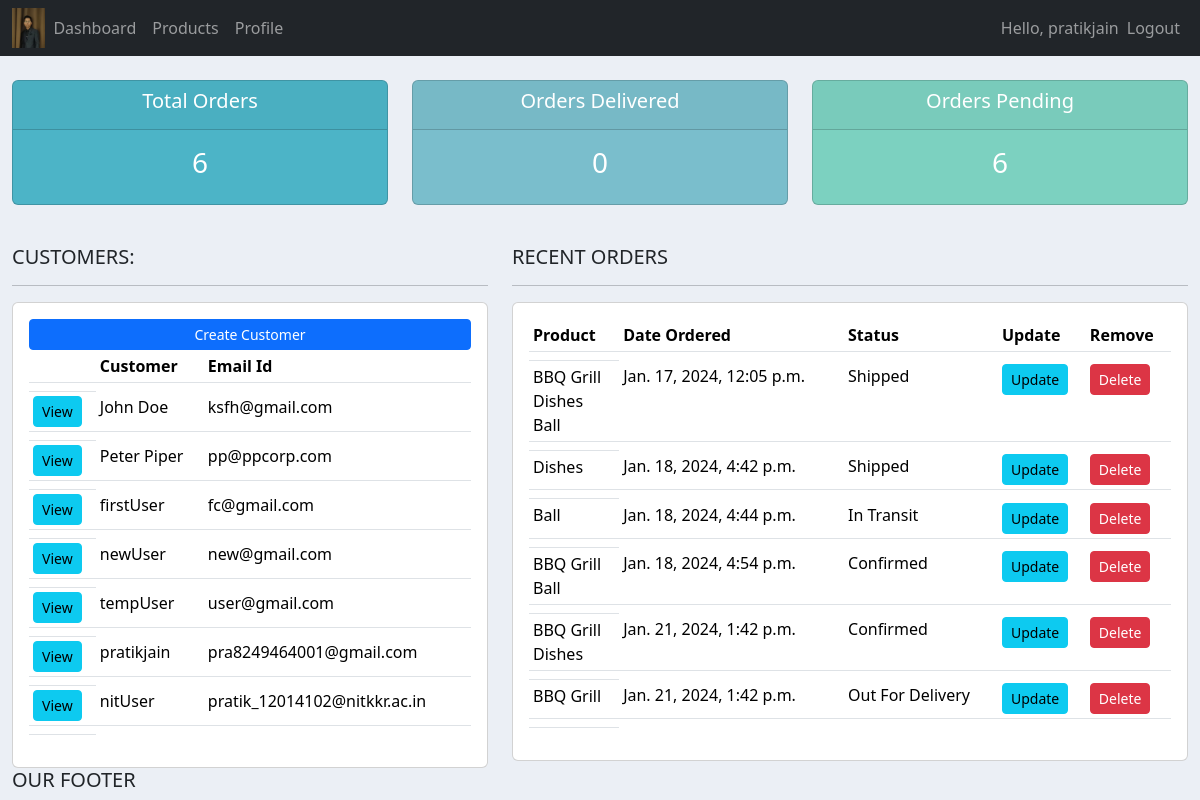
/home_admin/ (signed in), run on the app's committed database.
### accounts/models.py (models this page shows, shortened)
class Customer(models.Model):
    user = models.OneToOneField(User,on_delete=models.CASCADE,null=True)
    name = models.CharField(max_length=200,null=True,blank=True)
    phone = models.CharField(max_length=200,null=True,blank=True)
    email = models.CharField(max_length=200,null=True,blank=True)
    profile_pic = models.ImageField(default='avatar.png',null=True, blank=True)
    date_created = models.DateTimeField(auto_now_add=True,null=True)

class Product(models.Model):
    CATEGORY = [
            ('Indoor','Indoor'),
            ('Outdoor','Outdoor')
            ]
    name = models.CharField(max_length=200,null=True)
    price = models.FloatField(null=True)
    category = models.CharField(max_length=200,null=True,choices=CATEGORY)
    date_created = models.DateTimeField(auto_now_add=True,null=True)
    description = models.CharField(max_length=200,null=True,blank=True)
    tag = models.ManyToManyField(Tag)

class Order(models.Model):
    STATUS = [
            ('Confirmation Pending','Confirmation Pending'),
            ('Confirmed','Confirmed'),
            ('Shipped','Shipped'),
            ('In Transit','In Transit'),
            ('Out For Delivery','Out For Delivery'),
            ('Delivered','Delivered')
            ]
    customer = models.ForeignKey(Customer,null=True,on_delete=models.SET_NULL)
    product = models.ManyToManyField(Product)
    date_created = models.DateTimeField(auto_now_add=True,null=True)
    status = models.CharField(max_length=200,null=True,choices=STATUS,default='Confirmation Pending')

### users/decorators.py (the view)
        def wrapper_func(request,*args,**kwargs):
            groups = request.user.groups.all()
            for group in groups :
                if group.name in allowed_roles :
                    return view_func(request,*args,**kwargs)
            return HttpResponse(render(request,'users/unauthorised.html'),status=401)

### accounts/views.py (called while the page is built)
@login_required
@allowed_users(['Admin'])
def home_admin(request):
    orders = Order.objects.all()
    customers = Customer.objects.all()
    total_orders = orders.count()
    orders_delivered = orders.filter(status='Delivered').count()
    orders_pending = orders.exclude(status='Delivered').count()
    context = {
            'customers' : customers,
            'orders' : orders,
            'total_orders_count' : total_orders,
            'orders_delivered_count' : orders_delivered,
            'orders_pending_count' : orders_pending,
            'user_is_admin' : True,
    }
    return render(request,'accounts/dashboard.html',context)

### accounts/templates/accounts/dashboard.html
{% extends 'accounts/main.html' %}
{% block body %}
{% include 'accounts/status.html' %}
<br>
<div class="row">
  <div class="col-md-5">
    <h5>CUSTOMERS:</h5>
    <hr>
    <div class="card card-body">
      <a class="btn btn-primary btn-sm btn-block" href="">Create Customer
      </a>
      <table class="table table-sm">
        <tr>
          <td></td>
          <th>Customer</th>
          <th>Email Id</th>
        </tr>
        <tr><th></th></tr>
        {% for customer in customers %}
            <tr>
              <td><a class="btn btn-sm btn-info" href="{% url 'customer' customer_id=customer.id %}">View</a></td>
              <td>{{ customer.name }}</td>
              <td>{{ customer.email }}</td>
            </tr>
            <tr><th></th></tr>
        {% endfor %}
      </table>
    </div>
  </div>
  <div class="col-md-7">
    <h5>RECENT ORDERS</h5>
    <hr>
    <div class="card card-body">
      <table class="table table-sm">
        <tr>
          <th>Product</th>
          <th>Date Ordered</th>
          <th>Status</th>
          <th>Update</th>
          <th>Remove</th>
        </tr>
        <tr><th></th></tr>
        {% for order in orders %}
            <tr>
              <td>
                {% for product in order.product.all %}
                    {{ product.name }}
                    <br>
                {% endfor %}
              </td>
              <td>{{ order.date_created }}</td>
              <td>{{ order.status }}</td>
              <td><a href="{% url 'update_order' order_id=order.id %}" class="btn btn-sm btn-info">Update</a></td>
              <td><a href="{% url 'delete_order' order_id=order.id %}" class="btn btn-sm btn-danger">Delete</a></td>
            </tr>
            <tr><th></th></tr>
        {% endfor %}
      </table>
    </div>
  </div>
</div>
{% endblock %}

### accounts/templates/accounts/main.html (shortened to what this page needs)
{% load static %}
<!DOCTYPE html>
<html lang="en">
<head>
    <link href="https://cdn.jsdelivr.net/npm/bootstrap@5.3.2/dist/css/bootstrap.min.css" rel="stylesheet">
    <link rel="stylesheet" href="{% static 'css/main.css' %}">
</head>
<body>
    {% include 'accounts/navbar.html' %}
    <div class="container-fluid">
      {% block body %}
      {% endblock %}
      <h5>OUR FOOTER</h5>
    </div>
</body>
</html>

### accounts/templates/accounts/navbar.html (shortened to what this page needs)
{% load static %}
<nav class="navbar navbar-expand-lg navbar-dark bg-dark">
  <div class="container-fluid">
    <img src="{% static 'images/my_image.jpeg' %}" alt="" height="40px">
    <div class="collapse navbar-collapse" id="navbarNav">
      <ul class="navbar-nav">
            <li class="nav-item">
              <a class="nav-link" aria-current="page" href="{% url 'home' %}">Dashboard</a>
            </li>
            <li class="nav-item">
              <a class="nav-link" href="{% url 'products' %}">Products</a>
            </li>
            <li class="nav-item">
              <a class="nav-link" href="{% url 'customer_profile' %}">Profile</a>
            </li>
      </ul>
      <ul class="navbar-nav ms-auto">
        <span class="navbar-text">
          Hello, {{ user.username }}
        </span>
        <li class="nav-item">
          <a class="nav-link" href="{% url 'logout' %}">Logout</a>
        </li>
      </ul>
    </div>
  </div>
</nav>

### accounts/templates/accounts/status.html
<br>
<div class="row">
  <div class="col">
    <div class="col-md">
      <div class="card text-center text-white mb-3" id="total_orders">
        <div class="card-header">
          <h5 class="card-title">Total Orders</h5>
        </div>
        <div class="card-body">
          <h3 class="card-title">{{ total_orders_count }}</h3>
        </div>
      </div>
    </div>
  </div>
  <div class="col">
    <div class="col-md">
      <div class="card text-center text-white mb-3" id="orders_delivered">
        <div class="card-header">
          <h5 class="card-title">Orders Delivered</h5>
        </div>
        <div class="card-body">
          <h3 class="card-title">{{ orders_delivered_count }}</h3>
        </div>
      </div>
    </div>
  </div>
  <div class="col">
    <div class="col-md">
      <div class="card text-center text-white mb-3" id="orders_pending">
        <div class="card-header">
          <h5 class="card-title">Orders Pending</h5>
        </div>
        <div class="card-body">
          <h3 class="card-title">{{ orders_pending_count }}</h3>
        </div>
      </div>
    </div>
  </div>
</div>

### static/css/main.css (style rules this page uses)
body { background-color: #ebeff5; }
#total_orders { background-color: #4cb4c7; }
#orders_delivered { background-color: #7abecc; }
#orders_pending { background-color: #7CD1C0; }

### data on the page
Customer: name "John Doe", email "ksfh@gmail.com"
Customer: name "Peter Piper", email "pp@ppcorp.com"
Customer: name "firstUser", email "fc@gmail.com"
Customer: name "newUser", email "new@gmail.com"
Customer: name "tempUser", email "user@gmail.com"
Customer: name "pratikjain", email "pra8249464001@gmail.com"
Customer: name "nitUser", email "pratik_12014102@nitkkr.ac.in"
Order: date_created "Jan. 17, 2024, 12:05 p.m.", status "Shipped"
Product: name "BBQ Grill"
Product: name "Dishes"
Product: name "Ball"
Order: date_created "Jan. 18, 2024, 4:42 p.m.", status "Shipped"
Order: date_created "Jan. 18, 2024, 4:44 p.m.", status "In Transit"
Order: date_created "Jan. 18, 2024, 4:54 p.m.", status "Confirmed"
Order: date_created "Jan. 21, 2024, 1:42 p.m.", status "Confirmed"
Order: date_created "Jan. 21, 2024, 1:42 p.m.", status "Out For Delivery"

### other printed values
{{ user.username }} "pratikjain"
{{ total_orders_count }} "6"
{{ orders_delivered_count }} "0"
{{ orders_pending_count }} "6"
